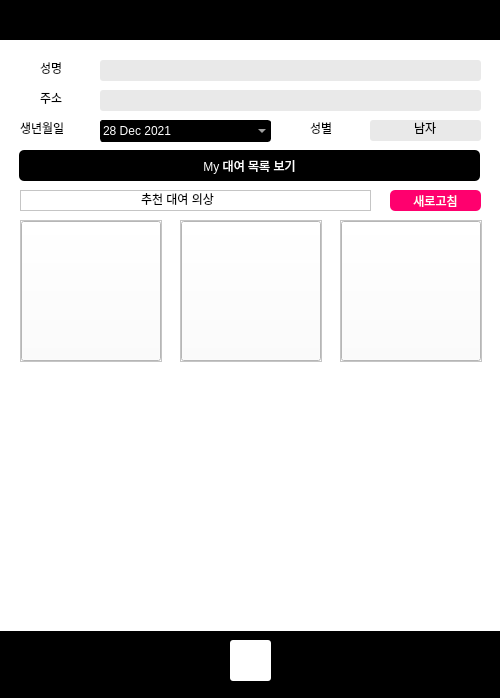
<?xml version="1.0" encoding="UTF-8"?>
<ui version="4.0">
 <class>MainWindow</class>
 <widget class="QMainWindow" name="MainWindow">
  <property name="geometry">
   <rect>
    <x>0</x>
    <y>0</y>
    <width>500</width>
    <height>698</height>
   </rect>
  </property>
  <property name="windowTitle">
   <string>입어바라</string>
  </property>
  <property name="styleSheet">
   <string notr="true">background-color: white;</string>
  </property>
  <widget class="QWidget" name="centralwidget">
   <widget class="QLabel" name="label_levels">
    <property name="geometry">
     <rect>
      <x>40</x>
      <y>60</y>
      <width>51</width>
      <height>16</height>
     </rect>
    </property>
    <property name="styleSheet">
     <string notr="true">color: rgb(0, 0, 0);
font: 87 9pt &quot;Arial Black&quot;;</string>
    </property>
    <property name="frameShadow">
     <enum>QFrame::Plain</enum>
    </property>
    <property name="text">
     <string>성명</string>
    </property>
    <property name="scaledContents">
     <bool>false</bool>
    </property>
   </widget>
   <widget class="QLineEdit" name="name">
    <property name="geometry">
     <rect>
      <x>100</x>
      <y>60</y>
      <width>381</width>
      <height>21</height>
     </rect>
    </property>
    <property name="styleSheet">
     <string notr="true">background-color: rgb(233, 233, 233);
border-radius: 3px;
color: rgb(0, 0, 0);</string>
    </property>
    <property name="frame">
     <bool>false</bool>
    </property>
    <property name="alignment">
     <set>Qt::AlignCenter</set>
    </property>
    <property name="placeholderText">
     <string/>
    </property>
    <property name="clearButtonEnabled">
     <bool>false</bool>
    </property>
   </widget>
   <widget class="QFrame" name="frame">
    <property name="geometry">
     <rect>
      <x>0</x>
      <y>0</y>
      <width>500</width>
      <height>40</height>
     </rect>
    </property>
    <property name="styleSheet">
     <string notr="true">background-color: black;</string>
    </property>
    <property name="frameShape">
     <enum>QFrame::StyledPanel</enum>
    </property>
    <property name="frameShadow">
     <enum>QFrame::Raised</enum>
    </property>
   </widget>
   <widget class="QLabel" name="label_levels_2">
    <property name="geometry">
     <rect>
      <x>310</x>
      <y>120</y>
      <width>51</width>
      <height>16</height>
     </rect>
    </property>
    <property name="styleSheet">
     <string notr="true">color: rgb(0, 0, 0);
font: 87 9pt &quot;Arial Black&quot;;</string>
    </property>
    <property name="frameShadow">
     <enum>QFrame::Plain</enum>
    </property>
    <property name="text">
     <string>성별</string>
    </property>
    <property name="scaledContents">
     <bool>false</bool>
    </property>
   </widget>
   <widget class="QLineEdit" name="sex">
    <property name="geometry">
     <rect>
      <x>370</x>
      <y>120</y>
      <width>111</width>
      <height>21</height>
     </rect>
    </property>
    <property name="styleSheet">
     <string notr="true">background-color: rgb(233, 233, 233);
border-radius: 3px;
color: rgb(0, 0, 0);</string>
    </property>
    <property name="text">
     <string>남자</string>
    </property>
    <property name="frame">
     <bool>false</bool>
    </property>
    <property name="alignment">
     <set>Qt::AlignCenter</set>
    </property>
    <property name="placeholderText">
     <string/>
    </property>
    <property name="clearButtonEnabled">
     <bool>false</bool>
    </property>
   </widget>
   <widget class="QDateEdit" name="birth">
    <property name="enabled">
     <bool>true</bool>
    </property>
    <property name="geometry">
     <rect>
      <x>100</x>
      <y>120</y>
      <width>171</width>
      <height>22</height>
     </rect>
    </property>
    <property name="toolTip">
     <string>해당 기능을 사용하시려면 설정에서 옵션을 켜주세요.</string>
    </property>
    <property name="styleSheet">
     <string notr="true">background-color: rgb(0, 0, 0);
color: rgb(255, 255, 255);
border-radius: 3px;
border: 1px solid;</string>
    </property>
    <property name="dateTime">
     <datetime>
      <hour>12</hour>
      <minute>0</minute>
      <second>0</second>
      <year>2021</year>
      <month>12</month>
      <day>28</day>
     </datetime>
    </property>
    <property name="calendarPopup">
     <bool>true</bool>
    </property>
    <property name="timeSpec">
     <enum>Qt::UTC</enum>
    </property>
   </widget>
   <widget class="QLabel" name="label_levels_3">
    <property name="geometry">
     <rect>
      <x>20</x>
      <y>120</y>
      <width>61</width>
      <height>16</height>
     </rect>
    </property>
    <property name="styleSheet">
     <string notr="true">color: rgb(0, 0, 0);
font: 87 9pt &quot;Arial Black&quot;;</string>
    </property>
    <property name="frameShadow">
     <enum>QFrame::Plain</enum>
    </property>
    <property name="text">
     <string>생년월일</string>
    </property>
    <property name="scaledContents">
     <bool>false</bool>
    </property>
   </widget>
   <widget class="QLineEdit" name="address">
    <property name="geometry">
     <rect>
      <x>100</x>
      <y>90</y>
      <width>381</width>
      <height>21</height>
     </rect>
    </property>
    <property name="styleSheet">
     <string notr="true">background-color: rgb(233, 233, 233);
border-radius: 3px;
color: rgb(0, 0, 0);</string>
    </property>
    <property name="text">
     <string/>
    </property>
    <property name="frame">
     <bool>false</bool>
    </property>
    <property name="alignment">
     <set>Qt::AlignCenter</set>
    </property>
    <property name="placeholderText">
     <string/>
    </property>
    <property name="clearButtonEnabled">
     <bool>false</bool>
    </property>
   </widget>
   <widget class="QLabel" name="label_levels_4">
    <property name="geometry">
     <rect>
      <x>40</x>
      <y>90</y>
      <width>51</width>
      <height>16</height>
     </rect>
    </property>
    <property name="styleSheet">
     <string notr="true">color: rgb(0, 0, 0);
font: 87 9pt &quot;Arial Black&quot;;</string>
    </property>
    <property name="frameShadow">
     <enum>QFrame::Plain</enum>
    </property>
    <property name="text">
     <string>주소</string>
    </property>
    <property name="scaledContents">
     <bool>false</bool>
    </property>
   </widget>
   <widget class="QFrame" name="frame_2">
    <property name="geometry">
     <rect>
      <x>0</x>
      <y>630</y>
      <width>500</width>
      <height>70</height>
     </rect>
    </property>
    <property name="styleSheet">
     <string notr="true">background-color: black;</string>
    </property>
    <property name="frameShape">
     <enum>QFrame::StyledPanel</enum>
    </property>
    <property name="frameShadow">
     <enum>QFrame::Raised</enum>
    </property>
   </widget>
   <widget class="QPushButton" name="myButton">
    <property name="geometry">
     <rect>
      <x>19</x>
      <y>150</y>
      <width>461</width>
      <height>31</height>
     </rect>
    </property>
    <property name="styleSheet">
     <string notr="true">QPushButton{
	color: white;
	background-color: rgb(0, 0, 0);
	border-radius: 5px;
}</string>
    </property>
    <property name="text">
     <string>My 대여 목록 보기</string>
    </property>
    <property name="flat">
     <bool>false</bool>
    </property>
   </widget>
   <widget class="QScrollArea" name="scrollArea_4">
    <property name="geometry">
     <rect>
      <x>20</x>
      <y>190</y>
      <width>351</width>
      <height>21</height>
     </rect>
    </property>
    <property name="widgetResizable">
     <bool>true</bool>
    </property>
    <widget class="QWidget" name="scrollAreaWidgetContents_4">
     <property name="geometry">
      <rect>
       <x>0</x>
       <y>0</y>
       <width>349</width>
       <height>19</height>
      </rect>
     </property>
     <widget class="QLabel" name="label_levels_5">
      <property name="geometry">
       <rect>
        <x>120</x>
        <y>0</y>
        <width>111</width>
        <height>16</height>
       </rect>
      </property>
      <property name="styleSheet">
       <string notr="true">color: rgb(0, 0, 0);
font: 87 9pt &quot;Arial Black&quot;;</string>
      </property>
      <property name="frameShadow">
       <enum>QFrame::Plain</enum>
      </property>
      <property name="text">
       <string>추천 대여 의상</string>
      </property>
      <property name="scaledContents">
       <bool>false</bool>
      </property>
     </widget>
    </widget>
   </widget>
   <widget class="QScrollArea" name="scrollArea_2">
    <property name="geometry">
     <rect>
      <x>180</x>
      <y>220</y>
      <width>142</width>
      <height>142</height>
     </rect>
    </property>
    <property name="widgetResizable">
     <bool>true</bool>
    </property>
    <widget class="QWidget" name="scrollAreaWidgetContents_2">
     <property name="geometry">
      <rect>
       <x>0</x>
       <y>0</y>
       <width>140</width>
       <height>140</height>
      </rect>
     </property>
     <widget class="QPushButton" name="img2">
      <property name="geometry">
       <rect>
        <x>0</x>
        <y>0</y>
        <width>140</width>
        <height>140</height>
       </rect>
      </property>
      <property name="text">
       <string/>
      </property>
      <property name="iconSize">
       <size>
        <width>162</width>
        <height>229</height>
       </size>
      </property>
     </widget>
    </widget>
   </widget>
   <widget class="QScrollArea" name="scrollArea_5">
    <property name="geometry">
     <rect>
      <x>340</x>
      <y>220</y>
      <width>142</width>
      <height>142</height>
     </rect>
    </property>
    <property name="widgetResizable">
     <bool>true</bool>
    </property>
    <widget class="QWidget" name="scrollAreaWidgetContents_8">
     <property name="geometry">
      <rect>
       <x>0</x>
       <y>0</y>
       <width>140</width>
       <height>140</height>
      </rect>
     </property>
     <widget class="QPushButton" name="img3">
      <property name="geometry">
       <rect>
        <x>0</x>
        <y>0</y>
        <width>140</width>
        <height>140</height>
       </rect>
      </property>
      <property name="text">
       <string/>
      </property>
      <property name="iconSize">
       <size>
        <width>162</width>
        <height>229</height>
       </size>
      </property>
     </widget>
    </widget>
   </widget>
   <widget class="QScrollArea" name="scrollArea_3">
    <property name="geometry">
     <rect>
      <x>20</x>
      <y>220</y>
      <width>142</width>
      <height>142</height>
     </rect>
    </property>
    <property name="widgetResizable">
     <bool>true</bool>
    </property>
    <widget class="QWidget" name="scrollAreaWidgetContents_3">
     <property name="geometry">
      <rect>
       <x>0</x>
       <y>0</y>
       <width>140</width>
       <height>140</height>
      </rect>
     </property>
     <widget class="QPushButton" name="img1">
      <property name="geometry">
       <rect>
        <x>0</x>
        <y>0</y>
        <width>140</width>
        <height>140</height>
       </rect>
      </property>
      <property name="text">
       <string/>
      </property>
      <property name="iconSize">
       <size>
        <width>162</width>
        <height>229</height>
       </size>
      </property>
     </widget>
    </widget>
   </widget>
   <widget class="QPushButton" name="reset">
    <property name="geometry">
     <rect>
      <x>390</x>
      <y>190</y>
      <width>91</width>
      <height>21</height>
     </rect>
    </property>
    <property name="styleSheet">
     <string notr="true">QPushButton{
	color: white;
	background-color: rgb(255, 0, 110);
	border-radius: 5px;
}</string>
    </property>
    <property name="text">
     <string>새로고침</string>
    </property>
    <property name="flat">
     <bool>false</bool>
    </property>
   </widget>
   <widget class="QWidget" name="verticalLayoutWidget">
    <property name="geometry">
     <rect>
      <x>0</x>
      <y>370</y>
      <width>501</width>
      <height>261</height>
     </rect>
    </property>
    <layout class="QVBoxLayout" name="layout"/>
   </widget>
   <widget class="QPushButton" name="homeButton">
    <property name="geometry">
     <rect>
      <x>230</x>
      <y>640</y>
      <width>41</width>
      <height>41</height>
     </rect>
    </property>
    <property name="styleSheet">
     <string notr="true">QPushButton{
	color: white;
	background-color: rgb(255, 255, 255);
	border-radius: 3px;
}</string>
    </property>
    <property name="text">
     <string/>
    </property>
    <property name="icon">
     <iconset>
      <normaloff>icon/home.png</normaloff>icon/home.png</iconset>
    </property>
    <property name="iconSize">
     <size>
      <width>25</width>
      <height>25</height>
     </size>
    </property>
   </widget>
  </widget>
 </widget>
 <resources/>
 <connections/>
</ui>
